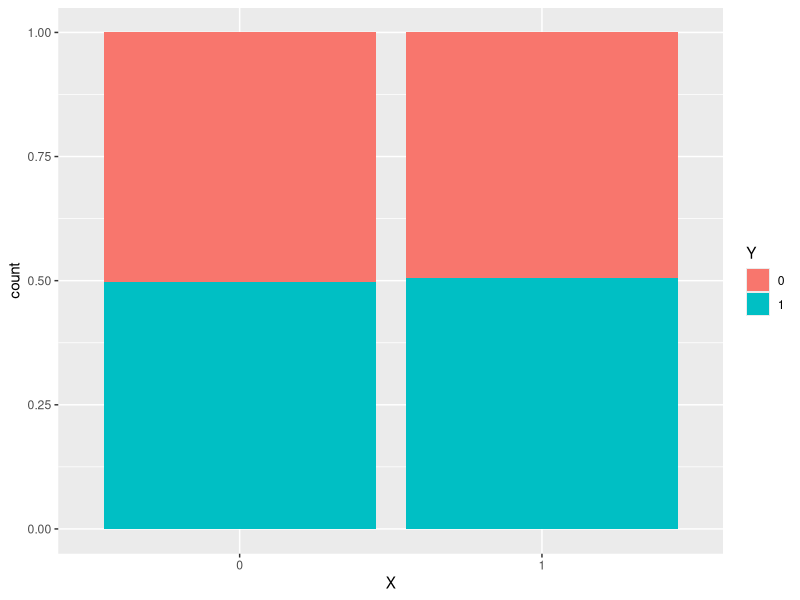
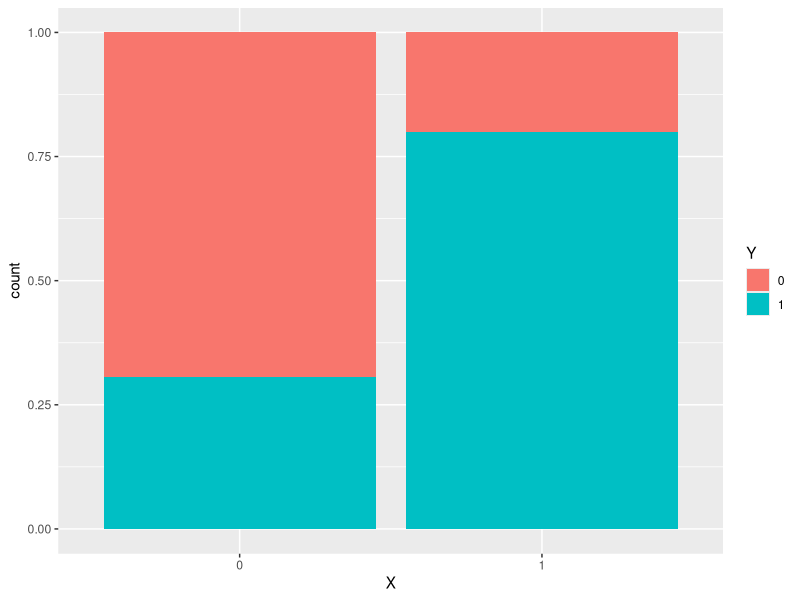

The R source for these figures, in order:
## ---- chunk 1
library(ggplot2)
library(dplyr)
## ---- chunk 2
# 4 different people each flip a fair coin once
rbinom(4, size = 1, prob = 0.5)

# 4 different people flip loaded coins
# First 2 flip a coin with P(Heads) = 0.9
# Second 2 flip a coin with P(Heads) = 0.2
rbinom(4, size = 1, prob = c(0.9, 0.9, 0.2, 0.2))
## ---- chunk 3
# Before you run this code, what will the result be?
rbinom(2, size = 1, prob = c(1, 0))
## ---- chunk 4
# set.seed() ensures reproducible random numbers
set.seed(2020)
# Set sample size
n <- 1e5
# Generate a binary variable X for all n cases
X <- rbinom(n, size = 1, prob = 0.5)
Y <- rbinom(n, size = 1, prob = 0.5)
## ---- chunk 5
# We put X and Y in a dataset using data.frame()
# They are turned into categorical variables using factor()
sim_data <- data.frame(X = factor(X), Y = factor(Y))

# Proportional bar plot
ggplot(sim_data, aes(x = X, fill = Y)) +
    geom_bar(position = "fill")
## ---- chunk 6
# Generate probabilities that Y=1 that depend on the value of X
p_Y <- dplyr::case_when(
    X==1 ~ 0.8,
    X==0 ~ 0.3
)

# Simulate Y using p_Y
Y <- rbinom(n, size = 1, prob = p_Y)

# Put X, Y, and p_Y into a dataset
sim_data <- data.frame(X = factor(X), Y = factor(Y), p_Y = p_Y)

# Check that p_Y = 0.8 when X is 1
sim_data %>%
    filter(X=="1")

# Check that p_Y = 0.3 when X is 0
sim_data %>%
    filter(X=="0")

# Proportional bar plot
ggplot(sim_data, aes(x = X, fill = Y)) +
    geom_bar(position = "fill")
## ---- chunk 7
X <- rbinom(n, size = 1, prob = 0.5)
Y <- rbinom(n, size = 1, prob = 0.5)
p_Z <- dplyr::case_when(
    X==1 & Y==1 ~ 0.8,
    X==0 & Y==1 ~ 0.3,
    X==1 & Y==0 ~ 0.5,
    X==0 & Y==0 ~ 0.9
)
Z <- rbinom(n, size = 1, prob = p_Z)

# Put X, Y, and Z into a dataset
sim_data <- data.frame(X = factor(X), Y = factor(Y), Z = factor(Z))

# If we wanted to save datasets filtered on Z (Why?)
sim_data_filt_z0 <- sim_data %>% filter(Z=="0")
sim_data_filt_z1 <- sim_data %>% filter(Z=="1")
